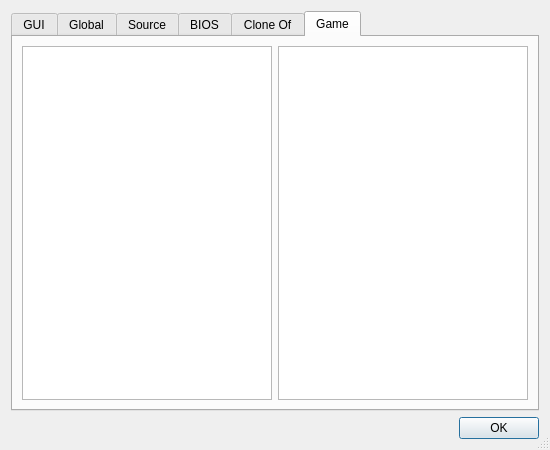
<?xml version="1.0" encoding="UTF-8"?>
<ui version="4.0">
 <class>OptionsUI</class>
 <widget class="QDialog" name="OptionsUI">
  <property name="geometry">
   <rect>
    <x>0</x>
    <y>0</y>
    <width>550</width>
    <height>450</height>
   </rect>
  </property>
  <property name="windowTitle">
   <string>Options</string>
  </property>
  <property name="sizeGripEnabled">
   <bool>true</bool>
  </property>
  <layout class="QGridLayout">
   <item row="0" column="0">
    <widget class="QTabWidget" name="tabOptions">
     <property name="currentIndex">
      <number>5</number>
     </property>
     <widget class="QWidget" name="tab_5">
      <attribute name="title">
       <string>GUI</string>
      </attribute>
      <layout class="QGridLayout">
       <item row="0" column="1">
        <widget class="QTreeView" name="treeGuiOpt">
         <property name="editTriggers">
          <set>QAbstractItemView::CurrentChanged|QAbstractItemView::DoubleClicked|QAbstractItemView::EditKeyPressed</set>
         </property>
         <property name="rootIsDecorated">
          <bool>false</bool>
         </property>
        </widget>
       </item>
       <item row="0" column="0">
        <widget class="QListWidget" name="lvGuiOpt"/>
       </item>
      </layout>
     </widget>
     <widget class="QWidget" name="tab_2">
      <attribute name="title">
       <string>Global</string>
      </attribute>
      <layout class="QGridLayout">
       <item row="0" column="1">
        <widget class="QTreeView" name="treeGlobalOpt">
         <property name="editTriggers">
          <set>QAbstractItemView::CurrentChanged|QAbstractItemView::DoubleClicked|QAbstractItemView::EditKeyPressed</set>
         </property>
         <property name="rootIsDecorated">
          <bool>false</bool>
         </property>
        </widget>
       </item>
       <item row="0" column="0">
        <widget class="QListWidget" name="lvGlobalOpt"/>
       </item>
      </layout>
     </widget>
     <widget class="QWidget" name="tab_4">
      <attribute name="title">
       <string>Source</string>
      </attribute>
      <layout class="QGridLayout">
       <item row="0" column="1">
        <widget class="QTreeView" name="treeSourceOpt">
         <property name="editTriggers">
          <set>QAbstractItemView::CurrentChanged|QAbstractItemView::DoubleClicked|QAbstractItemView::EditKeyPressed</set>
         </property>
         <property name="rootIsDecorated">
          <bool>false</bool>
         </property>
        </widget>
       </item>
       <item row="0" column="0">
        <widget class="QListWidget" name="lvSourceOpt"/>
       </item>
      </layout>
     </widget>
     <widget class="QWidget" name="bios">
      <attribute name="title">
       <string>BIOS</string>
      </attribute>
      <layout class="QGridLayout">
       <item row="0" column="1">
        <widget class="QTreeView" name="treeBiosOpt">
         <property name="editTriggers">
          <set>QAbstractItemView::CurrentChanged|QAbstractItemView::DoubleClicked|QAbstractItemView::EditKeyPressed</set>
         </property>
         <property name="rootIsDecorated">
          <bool>false</bool>
         </property>
        </widget>
       </item>
       <item row="0" column="0">
        <widget class="QListWidget" name="lvBiosOpt"/>
       </item>
      </layout>
     </widget>
     <widget class="QWidget" name="tab_3">
      <attribute name="title">
       <string>Clone Of</string>
      </attribute>
      <layout class="QGridLayout">
       <item row="0" column="0">
        <widget class="QListWidget" name="lvCloneofOpt"/>
       </item>
       <item row="0" column="1">
        <widget class="QTreeView" name="treeCloneofOpt">
         <property name="editTriggers">
          <set>QAbstractItemView::CurrentChanged|QAbstractItemView::DoubleClicked|QAbstractItemView::EditKeyPressed</set>
         </property>
         <property name="rootIsDecorated">
          <bool>false</bool>
         </property>
        </widget>
       </item>
      </layout>
     </widget>
     <widget class="QWidget" name="tab">
      <attribute name="title">
       <string>Game</string>
      </attribute>
      <layout class="QGridLayout">
       <item row="0" column="0">
        <widget class="QListWidget" name="lvCurrOpt"/>
       </item>
       <item row="0" column="1">
        <widget class="QTreeView" name="treeCurrOpt">
         <property name="editTriggers">
          <set>QAbstractItemView::CurrentChanged|QAbstractItemView::DoubleClicked|QAbstractItemView::EditKeyPressed</set>
         </property>
         <property name="rootIsDecorated">
          <bool>false</bool>
         </property>
        </widget>
       </item>
      </layout>
     </widget>
    </widget>
   </item>
   <item row="1" column="0">
    <layout class="QHBoxLayout">
     <item>
      <spacer>
       <property name="orientation">
        <enum>Qt::Horizontal</enum>
       </property>
       <property name="sizeHint" stdset="0">
        <size>
         <width>40</width>
         <height>20</height>
        </size>
       </property>
      </spacer>
     </item>
     <item>
      <widget class="QDialogButtonBox" name="buttonBoxDlg">
       <property name="standardButtons">
        <set>QDialogButtonBox::Ok</set>
       </property>
      </widget>
     </item>
    </layout>
   </item>
  </layout>
 </widget>
 <resources/>
 <connections/>
</ui>
